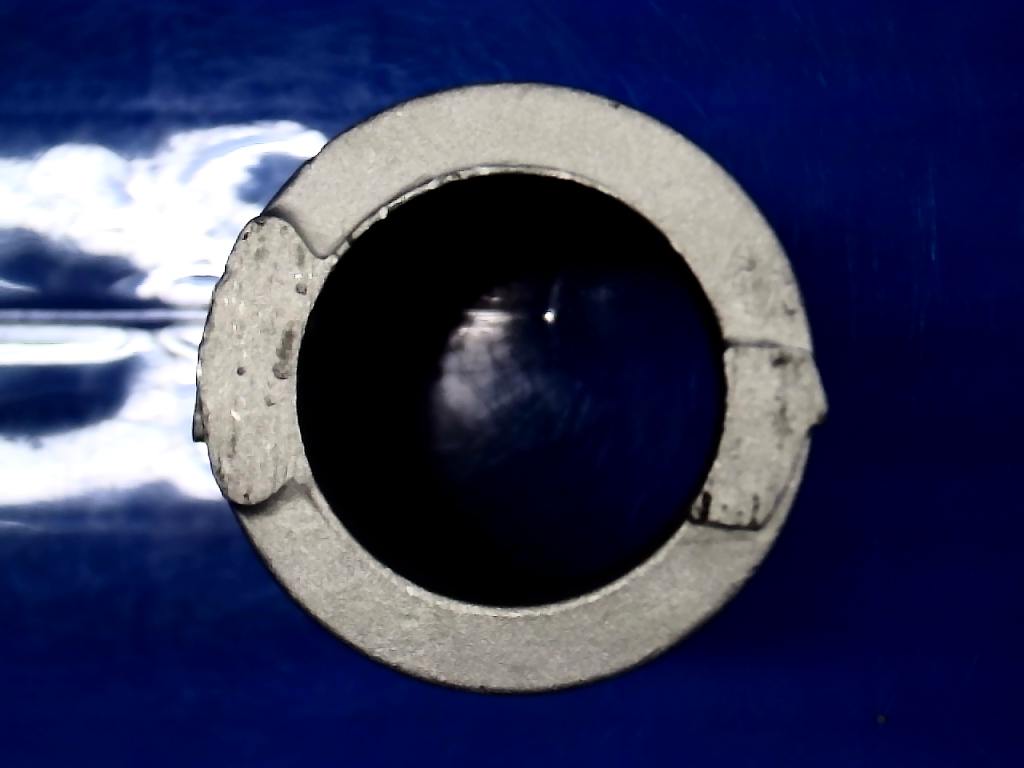
//> input picture Picture/wp_01.bmp, 1024 x 768 px
$ ./HSVExtraction   (built with g++ and OpenCV 4)
//> lines starting //> are read from the running program, lines starting //| are printed output that depends on the picture; after the words box and inside, x2 and y2 are one past the last pixel; in counts of white or black regions, pixels touching at a corner belong together
### VisionMethodRecord/stdafx.h
// stdafx.h : 标准系统包含文件的包含文件，
// 或是经常使用但不常更改的
// 特定于项目的包含文件
//

#pragma once

#include "targetver.h"

#include <stdio.h>
#include <tchar.h>


// TODO:  在此处引用程序需要的其他头文件

### VisionMethodRecord/HSVExtraction.cpp
// HSVExtraction.cpp : 定义控制台应用程序的入口点。
//利用HSV模型对图像进行分割，最终提取得到二值图像

#include "stdafx.h"
#include <iostream>
#include "opencv2/highgui/highgui.hpp"
#include "opencv2/imgproc/imgproc.hpp"

using namespace cv;
using namespace std;

const Scalar RED = Scalar(0, 0, 255);
const Scalar PINK = Scalar(230, 130, 255);
const Scalar BLUE = Scalar(255, 0, 0);
const Scalar LIGHTBLUE = Scalar(255, 255, 160);
const Scalar GREEN = Scalar(0, 255, 0);
const Scalar BLACK = Scalar(0, 0, 0);

/*各种颜色的H取值范围
Orange 0 - 22 Yellow 22 - 38 Green 38 - 75 Blue 75 - 130 Violet 130 - 160 Red 160 - 179
*/
const int msfsp = 30;		//作为meanshift filter的像素位置差值
const int msfsr = 20;		//作为Meanshift filter的像素大小差值

const char* controlwin = "Control";			//控制窗口名称
const char* srcwin = "imgsrc";
const char* dstwin = "imgdst";
const char* contourwin = "contour";

Mat image;
Mat imgOriginal;		//全局变量，滤波完成后的初始图像，用于trackbar
Mat imgDst;				//全局变量，HSV提取后的阈值图像，用于trackbar
Mat imgContour;			//全局变量，HSV提取后的轮廓，用于trackbar

						///HSV值
int iLowH = 0;
int iHighH = 70;

int iLowS = 0;
int iHighS = 255;

int iLowV = 0;
int iHighV = 255;

void HSVExtraction(int, void*);

bool compareArea(vector<Point> _first, vector<Point> _second)
{
	float area1, area2;
	area1 = contourArea(_first, false);
	area2 = contourArea(_second, false);
	if (area1 > area2)
		return true;
	else return false;
}

int main(int argc, char** argv)
{
	image = imread("E:\\Cloud\\Research\\Vision\\VisionMethodRecord\\Picture\\wp_01.bmp"); // read a new frame from video
//> image is the input picture: 768 rows x 1024 cols, CV_8UC3; mean B, G, R 91, 56.9, 53.1
	if (!image.data)  // if not success, exit program
	{
		cout << "Cannot open the web cam" << endl;
		return -1;
	}
	//pyrMeanShiftFiltering(image, imgOriginal, msfsp, msfsr);		//进行meanshift滤波
	imgOriginal = image.clone();


	namedWindow(controlwin, CV_WINDOW_NORMAL); //create a window called "Control"
	namedWindow(srcwin, CV_WINDOW_NORMAL);


	namedWindow(dstwin, CV_WINDOW_NORMAL);
	namedWindow(contourwin, CV_WINDOW_NORMAL);
	imshow(srcwin, image);
	//Create trackbars in "Control" window
	createTrackbar("LowH", controlwin, &iLowH, 179, HSVExtraction); //Hue (0 - 179)
	createTrackbar("HighH", controlwin, &iHighH, 179, HSVExtraction);

	createTrackbar("LowS", controlwin, &iLowS, 255, HSVExtraction); //Saturation (0 - 255)
	createTrackbar("HighS", controlwin, &iHighS, 255, HSVExtraction);

	createTrackbar("LowV", controlwin, &iLowV, 255, HSVExtraction); //Value (0 - 255)
	createTrackbar("HighV", controlwin, &iHighV, 255, HSVExtraction);

	HSVExtraction(0, 0);				//缺省第一次执行
	waitKey(0);
}

void HSVExtraction(int, void*)
{
	vector<Mat> hsvSplit;
	Mat imgHSV;
	cvtColor(imgOriginal, imgHSV, COLOR_BGR2HSV); //Convert the captured frame from BGR to HSV
//> imgHSV: 768 rows x 1024 cols, CV_8UC3; mean H, S, V 87.6, 163.7, 93.6

												  //因为我们读取的是彩色图，直方图均衡化需要在HSV空间做
	split(imgHSV, hsvSplit);
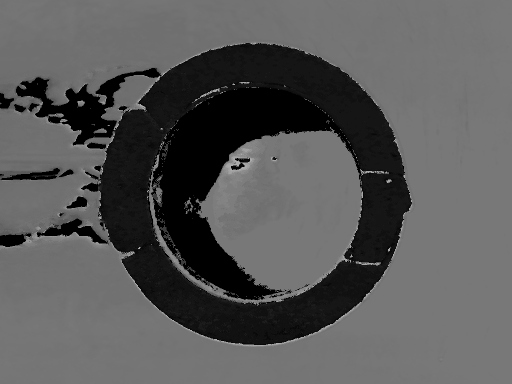
//> hsvSplit[0]: 768 rows x 1024 cols, CV_8UC1 (shown at 1/2 size); min 0, max 178, mean 87.6
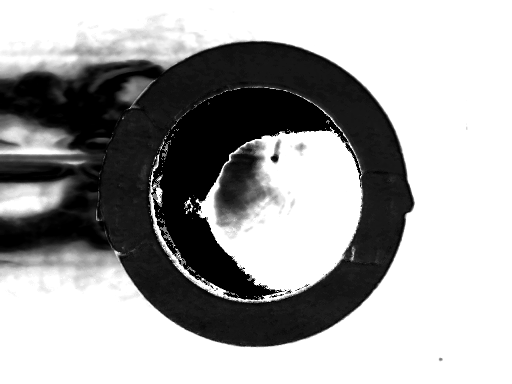
//> hsvSplit[1]: 768 rows x 1024 cols, CV_8UC1 (shown at 1/2 size); min 0, max 255, mean 163.7
	equalizeHist(hsvSplit[2], hsvSplit[2]);
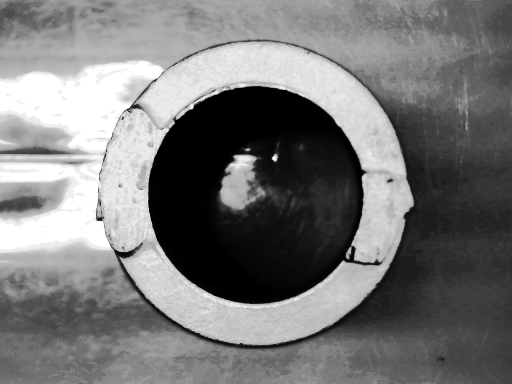
//> hsvSplit[2]: 768 rows x 1024 cols, CV_8UC1 (shown at 1/2 size); min 0, max 255, mean 119.3
	merge(hsvSplit, imgHSV);
//> imgHSV: 768 rows x 1024 cols, CV_8UC3; mean H, S, V 87.6, 163.7, 119.3
	inRange(imgHSV, Scalar(iLowH, iLowS, iLowV), Scalar(iHighH, iHighS, iHighV), imgDst);
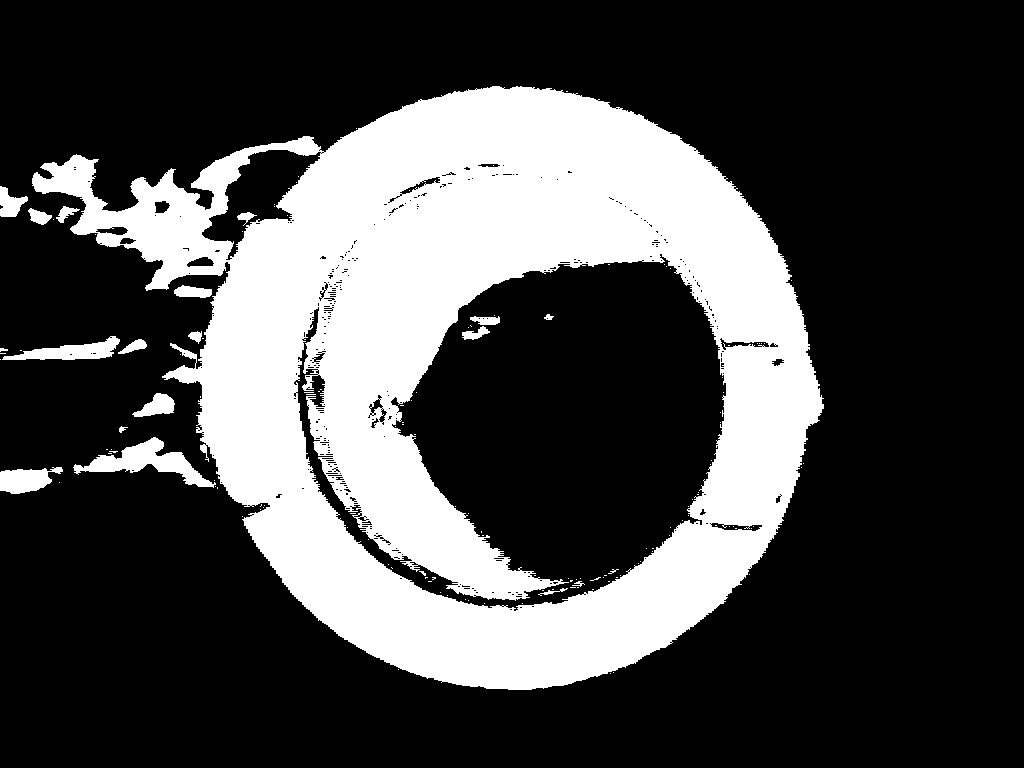
//> imgDst: 768 rows x 1024 cols, CV_8UC1; 28.2% white; 141 white regions (122 under 20 px)

	vector<vector<Point>> contours;		//用于存储原图像和模板图像的所有轮廓
	vector<Vec4i> hierarchy;
	findContours(imgDst, contours, hierarchy,
		CV_RETR_TREE, CV_CHAIN_APPROX_SIMPLE, Point(0, 0));
//> contours = 555 contours, 503 with area under 20; largest, box (x1, y1, x2, y2) and area: (32, 86, 824, 690) 303955, (293, 253, 727, 612) 85258, (201, 149, 322, 261) 5410, (73, 437, 216, 488) 2252, (2, 336, 120, 360) 1219

	if (contours.size() <= 0)
	{
		cout << "failed to search the workpiece" << endl;
		return;
	}

	sort(contours.begin(), contours.end(), compareArea);
//> in compareArea, `area1 = contourArea(_first, false);`: area1 = 0
//> in compareArea, `area2 = contourArea(_second, false);`: area2 = 19.5

	vector<Point> Contour;
	Contour = *(contours.begin());		//选择其中面积第二大的轮廓作为工件轮廓
//> Contour = contour of 2155 points, box (x1, y1, x2, y2) (32, 86, 824, 690), area 303955

	imgContour = image.clone();			//对源图像进行复制
	vector<vector<Point>> vectemp;				//用于轮廓描绘
	vectemp.clear();
	vectemp.push_back(Contour);
//> vectemp = 1 contour; box (x1, y1, x2, y2) and area: (32, 86, 824, 690) 303955
	drawContours(imgContour, vectemp, -1, RED);
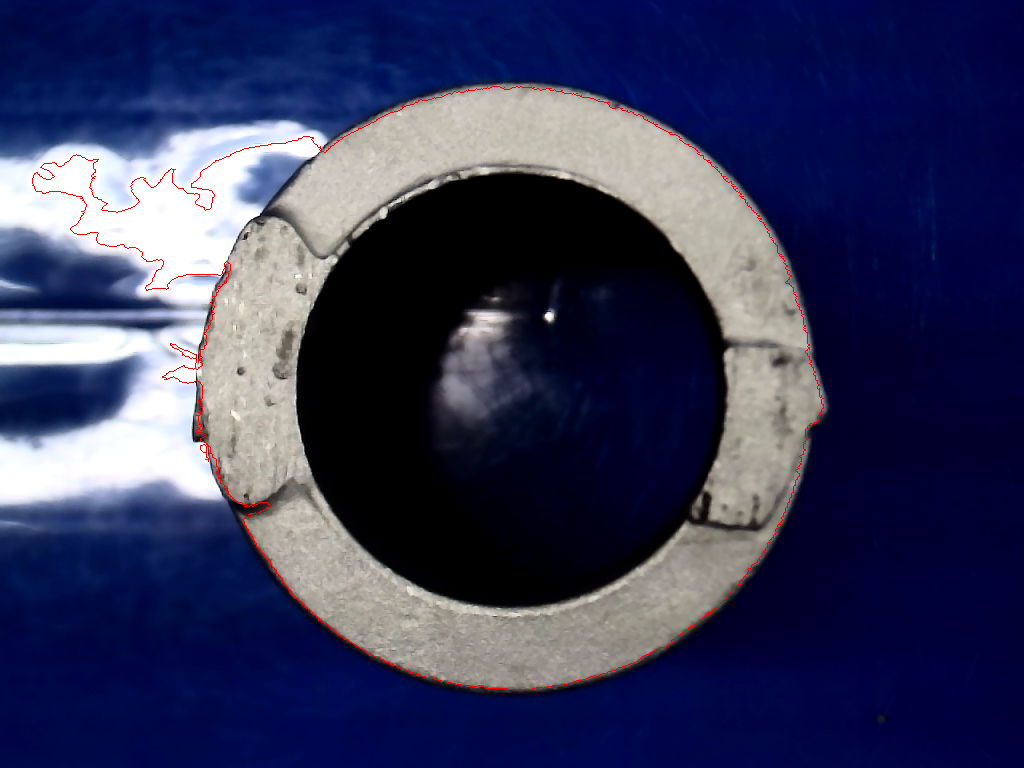
//> imgContour: 768 rows x 1024 cols, CV_8UC3; 0.4% of pixels changed, all inside (x1, y1, x2, y2) = (32, 86, 824, 690)

	//imgContour = image.clone();			//对源图像进行复制
	//drawContours(imgContour, contours, -1, RED);

	imshow(dstwin, imgDst);
	imshow(contourwin, imgContour);
	imwrite("contours.jpg", imgContour);
}
